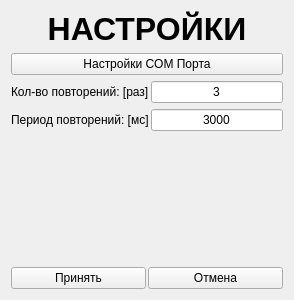
<?xml version="1.0" encoding="UTF-8"?>
<ui version="4.0">
 <class>Settings_Form</class>
 <widget class="QWidget" name="Settings_Form">
  <property name="geometry">
   <rect>
    <x>0</x>
    <y>0</y>
    <width>294</width>
    <height>300</height>
   </rect>
  </property>
  <property name="windowTitle">
   <string>Form</string>
  </property>
  <layout class="QVBoxLayout" name="verticalLayout">
   <item>
    <widget class="QLabel" name="label">
     <property name="font">
      <font>
       <pointsize>24</pointsize>
       <weight>75</weight>
       <bold>true</bold>
      </font>
     </property>
     <property name="text">
      <string>НАСТРОЙКИ</string>
     </property>
     <property name="alignment">
      <set>Qt::AlignCenter</set>
     </property>
    </widget>
   </item>
   <item>
    <widget class="QPushButton" name="btnCOMSettings">
     <property name="text">
      <string>Настройки COM Порта</string>
     </property>
    </widget>
   </item>
   <item>
    <layout class="QHBoxLayout" name="horizontalLayout">
     <property name="spacing">
      <number>2</number>
     </property>
     <item>
      <widget class="QLabel" name="label_2">
       <property name="sizePolicy">
        <sizepolicy hsizetype="Minimum" vsizetype="Minimum">
         <horstretch>0</horstretch>
         <verstretch>0</verstretch>
        </sizepolicy>
       </property>
       <property name="text">
        <string>Кол-во повторений: [раз]</string>
       </property>
      </widget>
     </item>
     <item>
      <widget class="QLineEdit" name="Repeat">
       <property name="sizePolicy">
        <sizepolicy hsizetype="Expanding" vsizetype="Minimum">
         <horstretch>0</horstretch>
         <verstretch>0</verstretch>
        </sizepolicy>
       </property>
       <property name="text">
        <string>3</string>
       </property>
       <property name="alignment">
        <set>Qt::AlignCenter</set>
       </property>
      </widget>
     </item>
    </layout>
   </item>
   <item>
    <layout class="QHBoxLayout" name="horizontalLayout_2">
     <property name="spacing">
      <number>2</number>
     </property>
     <item>
      <widget class="QLabel" name="label_3">
       <property name="text">
        <string>Период повторений: [мс]</string>
       </property>
      </widget>
     </item>
     <item>
      <widget class="QLineEdit" name="Periode">
       <property name="sizePolicy">
        <sizepolicy hsizetype="Expanding" vsizetype="Minimum">
         <horstretch>0</horstretch>
         <verstretch>0</verstretch>
        </sizepolicy>
       </property>
       <property name="text">
        <string>3000</string>
       </property>
       <property name="alignment">
        <set>Qt::AlignCenter</set>
       </property>
      </widget>
     </item>
    </layout>
   </item>
   <item>
    <spacer name="verticalSpacer">
     <property name="orientation">
      <enum>Qt::Vertical</enum>
     </property>
     <property name="sizeHint" stdset="0">
      <size>
       <width>20</width>
       <height>40</height>
      </size>
     </property>
    </spacer>
   </item>
   <item>
    <layout class="QHBoxLayout" name="horizontalLayout_3">
     <property name="spacing">
      <number>2</number>
     </property>
     <item>
      <widget class="QPushButton" name="Apply">
       <property name="sizePolicy">
        <sizepolicy hsizetype="Minimum" vsizetype="Minimum">
         <horstretch>0</horstretch>
         <verstretch>0</verstretch>
        </sizepolicy>
       </property>
       <property name="text">
        <string>Принять</string>
       </property>
      </widget>
     </item>
     <item>
      <widget class="QPushButton" name="Cancel">
       <property name="sizePolicy">
        <sizepolicy hsizetype="Minimum" vsizetype="Minimum">
         <horstretch>0</horstretch>
         <verstretch>0</verstretch>
        </sizepolicy>
       </property>
       <property name="text">
        <string>Отмена</string>
       </property>
      </widget>
     </item>
    </layout>
   </item>
  </layout>
 </widget>
 <resources/>
 <connections/>
</ui>
